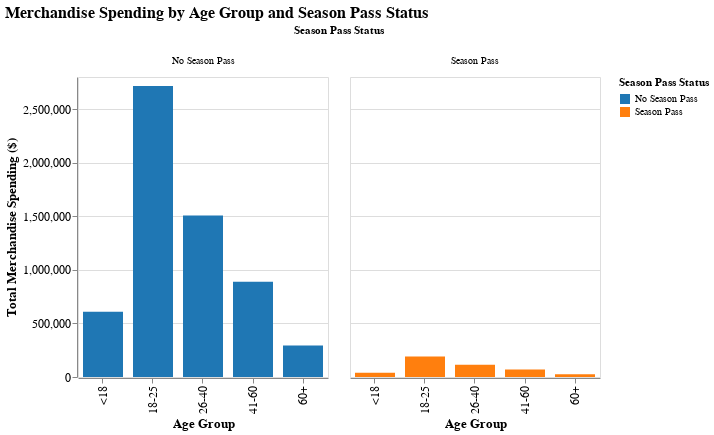

Notebook code cell kept with this figure:
### Code cell
merged_spending = merch.merge(
    fanbase[['Membership_ID', 'Age_Group', 'Seasonal_Pass']], 
    left_on='Member_ID', 
    right_on='Membership_ID', 
    how='left'
)

# Use cleaner fanbase age group
merged_spending['Final_Age_Group'] = merged_spending['Age_Group'].fillna(
    merged_spending['Customer_Age_Group']
)

# calc total spending per age group and seasonal pass
age_pass_spending = (
    merged_spending.groupby(['Final_Age_Group', 'Seasonal_Pass'], as_index=False)['Unit_Price']
    .sum()
    .rename(columns={'Unit_Price': 'Total_Spending', 'Final_Age_Group': 'Age_Group'})
)

# use clean labels
age_pass_spending['Seasonal_Pass'] = age_pass_spending['Seasonal_Pass'].fillna(False)
age_pass_spending['Pass_Status'] = age_pass_spending['Seasonal_Pass'].map({
    True: 'Season Pass',
    False: 'No Season Pass'
})

age_order = ['<18', '18-25', '26-40', '41-60', '60+']

chart = (
    alt.Chart(age_pass_spending)
    .mark_bar(size=40)
    .encode(
        x=alt.X('Age_Group:N', title='Age Group', sort=age_order),
        y=alt.Y('Total_Spending:Q', title='Total Merchandise Spending ($)'),
        color=alt.Color('Pass_Status:N', title='Season Pass Status', scale=alt.Scale(scheme='category10')),
        column=alt.Column('Pass_Status:N', title='Season Pass Status'), 
        tooltip=[
            alt.Tooltip('Age_Group:N', title='Age Group'),
            alt.Tooltip('Pass_Status:N', title='Season Pass'),
            alt.Tooltip('Total_Spending:Q', title='Total Spending', format='$,.0f')
        ]
    )
    .properties(
        title='Merchandise Spending by Age Group and Season Pass Status',
        width=250,
        height=300
    )
    .configure_axis(labelFontSize=12, titleFontSize=13)
    .configure_title(fontSize=16, fontWeight='bold')
)

chart

### Figure 1 — Vega-Lite specification as saved in the notebook (floating-point values rounded to 4 significant figures)
{"config": {"view": {"continuousWidth": 300, "continuousHeight": 300}, "axis": {"labelFontSize": 12, "titleFontSize": 13}, "title": {"fontSize": 16, "fontWeight": "bold"}}, "data": {"name": "data-0f76e5a5331b9f4dc941bdbb95300e32"}, "mark": {"type": "bar", "size": 40}, "encoding": {"color": {"field": "Pass_Status", "scale": {"scheme": "category10"}, "title": "Season Pass Status", "type": "nominal"}, "column": {"field": "Pass_Status", "title": "Season Pass Status", "type": "nominal"}, "tooltip": [{"field": "Age_Group", "title": "Age Group", "type": "nominal"}, {"field": "Pass_Status", "title": "Season Pass", "type": "nominal"}, {"field": "Total_Spending", "format": "$,.0f", "title": "Total Spending", "type": "quantitative"}], "x": {"field": "Age_Group", "sort": ["<18", "18-25", "26-40", "41-60", "60+"], "title": "Age Group", "type": "nominal"}, "y": {"field": "Total_Spending", "title": "Total Merchandise Spending ($)", "type": "quantitative"}}, "height": 300, "title": "Merchandise Spending by Age Group and Season Pass Status", "width": 250, "$schema": "https://vega.github.io/schema/vega-lite/v5.20.1.json", "datasets": {"data-0f76e5a5331b9f4dc941bdbb95300e32": [{"Age_Group": "18-25", "Seasonal_Pass": false, "Total_Spending": 2715557, "Pass_Status": "No Season Pass"}, {"Age_Group": "18-25", "Seasonal_Pass": true, "Total_Spending": 191244, "Pass_Status": "Season Pass"}, {"Age_Group": "26-40", "Seasonal_Pass": false, "Total_Spending": 1507390, "Pass_Status": "No Season Pass"}, {"Age_Group": "26-40", "Seasonal_Pass": true, "Total_Spending": 115266, "Pass_Status": "Season Pass"}, {"Age_Group": "41-60", "Seasonal_Pass": false, "Total_Spending": 889037, "Pass_Status": "No Season Pass"}, {"Age_Group": "41-60", "Seasonal_Pass": true, "Total_Spending": 70091, "Pass_Status": "Season Pass"}, {"Age_Group": "60+", "Seasonal_Pass": false, "Total_Spending": 293879, "Pass_Status": "No Season Pass"}, {"Age_Group": "60+", "Seasonal_Pass": true, "Total_Spending": 24591, "Pass_Status": "Season Pass"}, {"Age_Group": "<18", "Seasonal_Pass": false, "Total_Spending": 609829, "Pass_Status": "No Season Pass"}, {"Age_Group": "<18", "Seasonal_Pass": true, "Total_Spending": 40247, "Pass_Status": "Season Pass"}]}}
